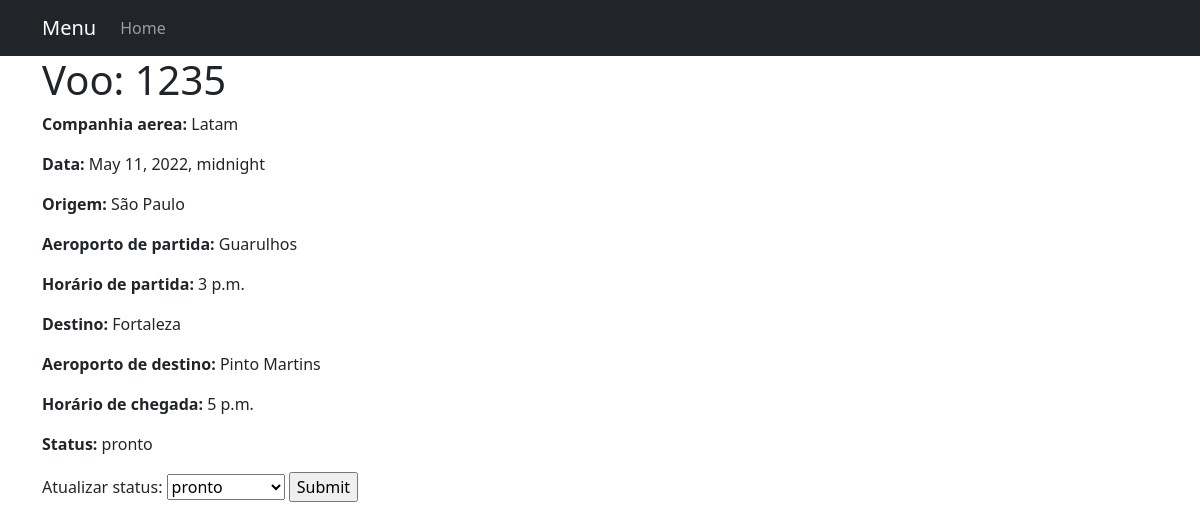
The app's page /monitoramento/1 with its own data.
### rota/models.py (models this page shows, shortened)
class Voo(models.Model):
    STATUS_POSSIVEIS = (
        ('em', 'embarcando'),
        ('ca', 'cancelado'),
        ('pr', 'programado'),
        ('ta', 'taxiando'),
        ('pt', 'pronto'),
        ('ao', 'autorizado'),
        ('vo', 'em_voo'),
        ('at', 'aterrisao')
    )
    rota = models.ForeignKey(Rota, on_delete=models.CASCADE, null=True)
    id = models.IntegerField(primary_key=True)
    status = models.CharField(max_length=2, null=False, choices=STATUS_POSSIVEIS)
    piloto = models.CharField(max_length=20, null=False)
    hora_partida = models.TimeField(auto_now=False, null=True)
    hora_chegada = models.TimeField(auto_now=False, null=True)
    data = models.DateTimeField(null=True)
    class Meta:
        db_table = 'voos'

class Rota(models.Model):
    id = models.IntegerField(primary_key=True)
    codigo = models.CharField(max_length=15, null = False, unique = True)
    aeroporto_partida = models.CharField(max_length=200, null=False)
    aeroporto_chegada = models.CharField(max_length=200, null=False)
    hora_partida_prevista= models.TimeField(auto_now=False)
    hora_chegada_prevista= models.TimeField(auto_now=False)
    origem = models.CharField(max_length=20, null=False)
    destino = models.CharField(max_length=20, null=False)
    aeronave = models.CharField(max_length=20, null=False)
    companhia_aerea = models.CharField(max_length=20, null=False)
    class Meta:
        db_table = 'rotas'

### rota/views.py (the view)
# urls.py: path('monitoramento/<pk>', views.MonitoraVoo.as_view(), name='status-manager'),
class MonitoraVoo(UpdateView):
    model = Voo
    fields = ['status']
    template_name = 'monitoramento/status_manager.html'
    success_url = reverse_lazy('monitoramento')

### templates/monitoramento/status_manager.html (shortened to what this page needs)
{% extends "base.html" %}
{% block content %}
    <h1>Voo: {{ voo.rota.codigo }}</h1>
    <p><strong>Companhia aerea:</strong> {{ voo.rota.companhia_aerea }} </p>
    <p><strong>Data:</strong> {{ voo.data }} </p>
    <p><strong>Origem:</strong> {{ voo.rota.origem }}</p>
    <p><strong>Aeroporto de partida:</strong> {{ voo.rota.aeroporto_partida }}</p>
    <p><strong>Horário de partida:</strong> {{ voo.hora_partida }}</p>
    <p><strong>Destino:</strong> {{ voo.rota.destino }}</p>
    <p><strong>Aeroporto de destino:</strong> {{ voo.rota.aeroporto_chegada }}</p>
    <p><strong>Horário de chegada:</strong> {{ voo.hora_chegada }}</p>
    <p><strong>Status:</strong> {{ voo.get_status_display }}</p>
    <form action="" method="post">
        <div class="fieldWrapper">
            <label for="{{ form.status.id_for_label }}">Atualizar status:</label>
            {{ form.status }}
            <input type="submit" value="Submit" />
        </div>
    </form>
{% endblock %}

### records on screen
Voo: rota.codigo "1235", rota.companhia_aerea "Latam", data "May 11, 2022, midnight", rota.origem "São Paulo", rota.aeroporto_partida "Guarulhos", hora_partida "3 p.m.", rota.destino "Fortaleza", rota.aeroporto_chegada "Pinto Martins", hora_chegada "5 p.m.", status "pronto"
